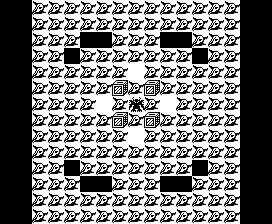

This game map was drawn from its Tiled (.tmx) file and the tilesets committed beside it. A one-line description and the full map source follow:
An orthogonal 17x14 tile map with 16x16 px tiles, 1 tile layer (Calque de Tuiles 1), 2 tilesets.

<map height="14" infinite="0" nextlayerid="2" nextobjectid="1" orientation="orthogonal" renderorder="right-down" tiledversion="1.11.2" tileheight="16" tilewidth="16" version="1.10" width="17">
 <properties><property name="atlas" value="tileset/square_attack.atlas" />
  <property name="attackType" value="generic" />
  <property name="displayName" value="BOW" />
  <property name="power" type="int" value="5" />
  <property name="projectileName" value="projectile" />
  <property name="senderAnim" value="attack1" />
  <property name="targetAnim" value="hurt" />
 </properties>
 <tileset firstgid="1" source="attack.tsx" />
 <tileset firstgid="65" source="../entities_anims/projectile.tsx" />
 <layer height="14" id="1" name="Calque de Tuiles 1" width="17">
  <data encoding="csv">
0,0,58,58,58,58,58,58,58,58,58,58,58,58,58,0,0,
0,0,58,58,58,58,58,58,58,58,58,58,58,58,58,0,0,
0,0,58,58,58,0,0,58,58,58,0,0,58,58,58,0,0,
0,0,58,58,0,58,58,58,58,58,58,58,0,58,58,0,0,
0,0,58,58,58,58,58,58,64,58,58,58,58,58,58,0,0,
0,0,58,58,58,58,58,60,58,60,58,58,58,58,58,0,0,
0,0,58,58,58,58,64,58,45,58,64,58,58,58,58,0,0,
0,0,58,58,58,58,58,60,58,60,58,58,58,58,58,0,0,
0,0,58,58,58,58,58,58,64,58,58,58,58,58,58,0,0,
0,0,58,58,58,58,58,58,58,58,58,58,58,58,58,0,0,
0,0,58,58,0,58,58,58,58,58,58,58,0,58,58,0,0,
0,0,58,58,58,0,0,58,58,58,0,0,58,58,58,0,0,
0,0,58,58,58,58,58,58,58,58,58,58,58,58,58,0,0,
0,0,58,58,58,58,58,58,58,58,58,58,58,58,58,0,0
</data>
 </layer>
</map>
